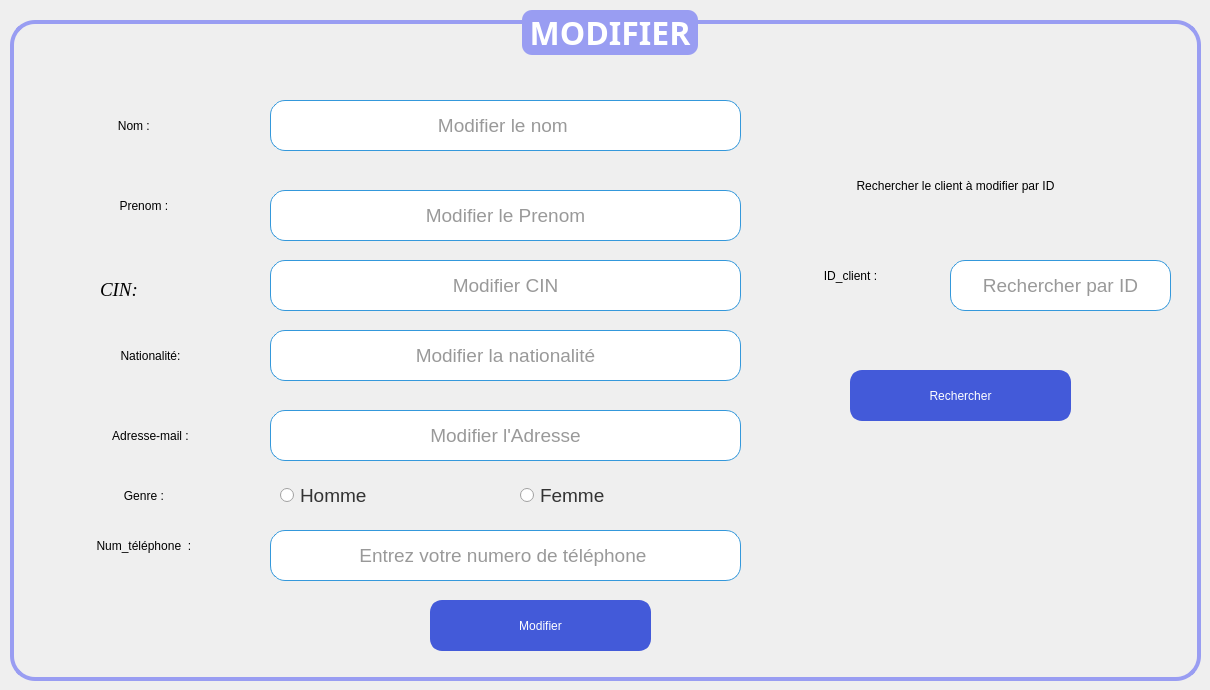
    <widget class="QWidget" name="Modifier">
     <attribute name="title">
      <string>Modifier </string>
     </attribute>
     <widget class="QGroupBox" name="groupBox_3">
      <property name="geometry">
       <rect>
        <x>10</x>
        <y>10</y>
        <width>1191</width>
        <height>671</height>
       </rect>
      </property>
      <property name="font">
       <font>
        <family>Trebuchet MS</family>
        <pointsize>24</pointsize>
        <bold>true</bold>
       </font>
      </property>
      <property name="styleSheet">
       <string notr="true">/* Style de base pour la QGroupBox */
QGroupBox {
    border: 4px solid #999DF2; /* Bordure de la même couleur que le fond du titre */
    border-radius: 25px; /* Coins arrondis */
    margin-top: 10px; /* Marge en haut */
}

/* Style du titre de la QGroupBox */
QGroupBox::title {
    subcontrol-origin: margin;
    subcontrol-position: top center;
    padding: 0 3px;
    background-color: #999DF2; /* Fond remplacé par #999DF2 */
    color: #ffffff; /* Texte blanc pour le titre */
    border-radius: 10px; /* Coins arrondis du titre */
}

/* Style des QLabel à l'intérieur de la QGroupBox */
QLabel {
    color: #000000; /* Couleur du texte */
}

/* Style des QRadioButton à l'intérieur de la QGroupBox */
QRadioButton {
    color: #333333; /* Couleur du texte */
}

/* Style des QComboBox à l'intérieur de la QGroupBox */
QComboBox {
    background-color: #ffffff; /* Fond blanc */
    color: #333333; /* Couleur du texte */
    border: 1px solid #3498db; /* Bordure bleue */
    border-radius: 3px; /* Coins arrondis */
    padding: 2px; /* Espacement interne */
}

/* Style des QLineEdit à l'intérieur de la QGroupBox */
QLineEdit {
    background-color: #ffffff; /* Fond blanc */
    color: #333333; /* Couleur du texte */
    border: 1px solid #3498db; /* Bordure bleue */
    border-radius: 3px; /* Coins arrondis */
    padding: 2px; /* Espacement interne */
}

/* Style des QSpinBox à l'intérieur de la QGroupBox */
QSpinBox {
    background-color: #ffffff; /* Fond blanc */
    color: #333333; /* Couleur du texte */
    border: 1px solid #3498db; /* Bordure bleue */
    border-radius: 3px; /* Coins arrondis */
    padding: 2px; /* Espacement interne */
}

/* Style général pour les widgets lorsqu'ils sont désactivés */
QWidget:disabled {
    background-color: #f0f0f0; /* Fond gris clair pour les widgets désactivés */
    color: #a0a0a0; /* Couleur du texte grise pour les widgets désactivés */
}</string>
      </property>
      <property name="title">
       <string>MODIFIER</string>
      </property>
      <property name="alignment">
       <set>Qt::AlignmentFlag::AlignCenter</set>
      </property>
      <widget class="QLabel" name="label_7">
       <property name="geometry">
        <rect>
         <x>60</x>
         <y>100</y>
         <width>131</width>
         <height>31</height>
        </rect>
       </property>
       <property name="styleSheet">
        <string notr="true">font: italic 14pt &quot;Times New Roman&quot;;
border-radius :15px</string>
       </property>
       <property name="text">
        <string>Nom : </string>
       </property>
       <property name="alignment">
        <set>Qt::AlignmentFlag::AlignCenter</set>
       </property>
      </widget>
      <widget class="QLabel" name="label_8">
       <property name="geometry">
        <rect>
         <x>70</x>
         <y>180</y>
         <width>131</width>
         <height>31</height>
        </rect>
       </property>
       <property name="styleSheet">
        <string notr="true">font: italic 14pt &quot;Times New Roman&quot;;
border-radius :15px</string>
       </property>
       <property name="text">
        <string>Prenom : </string>
       </property>
       <property name="alignment">
        <set>Qt::AlignmentFlag::AlignCenter</set>
       </property>
      </widget>
      <widget class="QLabel" name="label_9">
       <property name="geometry">
        <rect>
         <x>50</x>
         <y>330</y>
         <width>181</width>
         <height>31</height>
        </rect>
       </property>
       <property name="styleSheet">
        <string notr="true">font: italic 14pt &quot;Times New Roman&quot;;
border-radius :15px</string>
       </property>
       <property name="text">
        <string>Nationalité:</string>
       </property>
       <property name="alignment">
        <set>Qt::AlignmentFlag::AlignCenter</set>
       </property>
      </widget>
      <widget class="QLabel" name="label_10">
       <property name="geometry">
        <rect>
         <x>70</x>
         <y>410</y>
         <width>141</width>
         <height>31</height>
        </rect>
       </property>
       <property name="styleSheet">
        <string notr="true">font: italic 14pt &quot;Times New Roman&quot;;
border-radius :15px</string>
       </property>
       <property name="text">
        <string>Adresse-mail :</string>
       </property>
       <property name="alignment">
        <set>Qt::AlignmentFlag::AlignCenter</set>
       </property>
      </widget>
      <widget class="QLabel" name="label_11">
       <property name="geometry">
        <rect>
         <x>70</x>
         <y>470</y>
         <width>131</width>
         <height>31</height>
        </rect>
       </property>
       <property name="styleSheet">
        <string notr="true">font: italic 14pt &quot;Times New Roman&quot;;
border-radius :15px</string>
       </property>
       <property name="text">
        <string>Genre : </string>
       </property>
       <property name="alignment">
        <set>Qt::AlignmentFlag::AlignCenter</set>
       </property>
      </widget>
      <widget class="QLabel" name="label_12">
       <property name="geometry">
        <rect>
         <x>40</x>
         <y>520</y>
         <width>191</width>
         <height>31</height>
        </rect>
       </property>
       <property name="styleSheet">
        <string notr="true">font: italic 14pt &quot;Times New Roman&quot;;
border-radius :15px</string>
       </property>
       <property name="text">
        <string>Num_téléphone  : </string>
       </property>
       <property name="alignment">
        <set>Qt::AlignmentFlag::AlignCenter</set>
       </property>
      </widget>
      <widget class="QLineEdit" name="lineedit_nom_modif">
       <property name="geometry">
        <rect>
         <x>260</x>
         <y>90</y>
         <width>471</width>
         <height>51</height>
        </rect>
       </property>
       <property name="font">
        <font>
         <pointsize>14</pointsize>
        </font>
       </property>
       <property name="styleSheet">
        <string notr="true">border-radius :15px</string>
       </property>
       <property name="alignment">
        <set>Qt::AlignmentFlag::AlignCenter</set>
       </property>
       <property name="placeholderText">
        <string>Modifier le nom </string>
       </property>
      </widget>
      <widget class="QLineEdit" name="lineedit_prenom_modif">
       <property name="geometry">
        <rect>
         <x>260</x>
         <y>180</y>
         <width>471</width>
         <height>51</height>
        </rect>
       </property>
       <property name="font">
        <font>
         <pointsize>14</pointsize>
        </font>
       </property>
       <property name="styleSheet">
        <string notr="true">border-radius :15px</string>
       </property>
       <property name="alignment">
        <set>Qt::AlignmentFlag::AlignCenter</set>
       </property>
       <property name="placeholderText">
        <string>Modifier le Prenom</string>
       </property>
      </widget>
      <widget class="QLineEdit" name="lineedit_adresse_modif">
       <property name="geometry">
        <rect>
         <x>260</x>
         <y>400</y>
         <width>471</width>
         <height>51</height>
        </rect>
       </property>
       <property name="font">
        <font>
         <pointsize>14</pointsize>
        </font>
       </property>
       <property name="styleSheet">
        <string notr="true">border-radius :15px</string>
       </property>
       <property name="alignment">
        <set>Qt::AlignmentFlag::AlignCenter</set>
       </property>
       <property name="placeholderText">
        <string>Modifier l'Adresse</string>
       </property>
      </widget>
      <widget class="QLineEdit" name="lineedit_tel_modif">
       <property name="geometry">
        <rect>
         <x>260</x>
         <y>520</y>
         <width>471</width>
         <height>51</height>
        </rect>
       </property>
       <property name="font">
        <font>
         <pointsize>14</pointsize>
        </font>
       </property>
       <property name="styleSheet">
        <string notr="true">border-radius :15px</string>
       </property>
       <property name="alignment">
        <set>Qt::AlignmentFlag::AlignCenter</set>
       </property>
       <property name="placeholderText">
        <string>Entrez votre numero de téléphone </string>
       </property>
      </widget>
      <widget class="QRadioButton" name="radiobutton_homme_modif">
       <property name="geometry">
        <rect>
         <x>270</x>
         <y>470</y>
         <width>151</width>
         <height>31</height>
        </rect>
       </property>
       <property name="font">
        <font>
         <pointsize>14</pointsize>
        </font>
       </property>
       <property name="styleSheet">
        <string notr="true">border-radius :15px</string>
       </property>
       <property name="text">
        <string>Homme</string>
       </property>
      </widget>
      <widget class="QRadioButton" name="radiobutton_femme_modif">
       <property name="geometry">
        <rect>
         <x>510</x>
         <y>470</y>
         <width>151</width>
         <height>31</height>
        </rect>
       </property>
       <property name="font">
        <font>
         <pointsize>14</pointsize>
        </font>
       </property>
       <property name="styleSheet">
        <string notr="true">border-radius :15px</string>
       </property>
       <property name="text">
        <string>Femme</string>
       </property>
      </widget>
      <widget class="QPushButton" name="pushButton_modifier">
       <property name="geometry">
        <rect>
         <x>420</x>
         <y>590</y>
         <width>221</width>
         <height>51</height>
        </rect>
       </property>
       <property name="styleSheet">
        <string notr="true">/* Style de base pour le QPushButton */
QPushButton {
    background-color: #435AD9;  /* Bleu vif pour un look frais et moderne */
    color: #ffffff;              /* Texte blanc */
    border: 3px solid #435AD9;  /* Bordure de la même couleur que le fond */
    border-radius: 12px;        /* Coins arrondis */
    padding: 8px 12px;          /* Espacement interne */
    font: 75 18pt &quot;Times New Roman&quot;; /* Police en gras */
}

/* Style du QPushButton lorsqu'il est survolé */
QPushButton:hover {
    background-color: #5f7cd8;   /* Bleu plus clair au survol */
    border: 3px solid #5f7cd8;   /* Bordure de la même couleur que le fond survolé */
}

/* Style du QPushButton lorsqu'il est pressé (clic) */
QPushButton:pressed {
    background-color: #3b4fbf;   /* Bleu foncé au clic */
    border: 3px solid #3b4fbf;   /* Bordure de la même couleur que le fond pressé */
}

/* Style du QPushButton lorsqu'il est en focus (tabulation) */
QPushButton:focus {
    outline: none;               /* Supprimer le contour par défaut */
    border: 2px solid #2e8a56;  /* Bordure plus foncée lorsqu'en focus */
}

/* Style du QPushButton lorsqu'il est désactivé */
QPushButton:disabled {
    background-color: #b0b0b0;   /* Fond gris clair pour les boutons désactivés */
    color: #707070;              /* Couleur du texte grise pour les boutons désactivés */
    border: 2px solid #b0b0b0;   /* Bordure grise pour les boutons désactivés */
}

/* Style général pour les widgets lorsqu'ils sont désactivés */
QWidget:disabled {
    background-color: #f0f0f0;   /* Fond gris clair pour les widgets désactivés */
    color: #a0a0a0;              /* Couleur du texte grise pour les widgets désactivés */
}
</string>
       </property>
       <property name="text">
        <string>Modifier</string>
       </property>
      </widget>
      <widget class="QLineEdit" name="lineedit_id_modif">
       <property name="geometry">
        <rect>
         <x>940</x>
         <y>250</y>
         <width>221</width>
         <height>51</height>
        </rect>
       </property>
       <property name="font">
        <font>
         <pointsize>14</pointsize>
        </font>
       </property>
       <property name="styleSheet">
        <string notr="true">border-radius :15px</string>
       </property>
       <property name="alignment">
        <set>Qt::AlignmentFlag::AlignCenter</set>
       </property>
       <property name="placeholderText">
        <string>Rechercher par ID</string>
       </property>
      </widget>
      <widget class="QLabel" name="label_15">
       <property name="geometry">
        <rect>
         <x>770</x>
         <y>250</y>
         <width>141</width>
         <height>31</height>
        </rect>
       </property>
       <property name="styleSheet">
        <string notr="true">font: italic 14pt &quot;Times New Roman&quot;;
border-radius :15px</string>
       </property>
       <property name="text">
        <string>ID_client :</string>
       </property>
       <property name="alignment">
        <set>Qt::AlignmentFlag::AlignCenter</set>
       </property>
      </widget>
      <widget class="QLabel" name="label_16">
       <property name="geometry">
        <rect>
         <x>760</x>
         <y>160</y>
         <width>371</width>
         <height>31</height>
        </rect>
       </property>
       <property name="styleSheet">
        <string notr="true">font: italic 14pt &quot;Times New Roman&quot;;
border-radius :15px</string>
       </property>
       <property name="text">
        <string>Rechercher le client à modifier par ID</string>
       </property>
       <property name="alignment">
        <set>Qt::AlignmentFlag::AlignCenter</set>
       </property>
      </widget>
      <widget class="QPushButton" name="pushButton_rechercher2">
       <property name="geometry">
        <rect>
         <x>840</x>
         <y>360</y>
         <width>221</width>
         <height>51</height>
        </rect>
       </property>
       <property name="styleSheet">
        <string notr="true">/* Style de base pour le QPushButton */
QPushButton {
    background-color: #435AD9;  /* Bleu vif pour un look frais et moderne */
    color: #ffffff;              /* Texte blanc */
    border: 3px solid #435AD9;  /* Bordure de la même couleur que le fond */
    border-radius: 12px;        /* Coins arrondis */
    padding: 8px 12px;          /* Espacement interne */
    font: 75 18pt &quot;Times New Roman&quot;; /* Police en gras */
}

/* Style du QPushButton lorsqu'il est survolé */
QPushButton:hover {
    background-color: #5f7cd8;   /* Bleu plus clair au survol */
    border: 3px solid #5f7cd8;   /* Bordure de la même couleur que le fond survolé */
}

/* Style du QPushButton lorsqu'il est pressé (clic) */
QPushButton:pressed {
    background-color: #3b4fbf;   /* Bleu foncé au clic */
    border: 3px solid #3b4fbf;   /* Bordure de la même couleur que le fond pressé */
}

/* Style du QPushButton lorsqu'il est en focus (tabulation) */
QPushButton:focus {
    outline: none;               /* Supprimer le contour par défaut */
    border: 2px solid #2e8a56;  /* Bordure plus foncée lorsqu'en focus */
}

/* Style du QPushButton lorsqu'il est désactivé */
QPushButton:disabled {
    background-color: #b0b0b0;   /* Fond gris clair pour les boutons désactivés */
    color: #707070;              /* Couleur du texte grise pour les boutons désactivés */
    border: 2px solid #b0b0b0;   /* Bordure grise pour les boutons désactivés */
}

/* Style général pour les widgets lorsqu'ils sont désactivés */
QWidget:disabled {
    background-color: #f0f0f0;   /* Fond gris clair pour les widgets désactivés */
    color: #a0a0a0;              /* Couleur du texte grise pour les widgets désactivés */
}
</string>
       </property>
       <property name="text">
        <string>Rechercher</string>
       </property>
      </widget>
      <widget class="QLineEdit" name="lineedit_nationalite_modif">
       <property name="geometry">
        <rect>
         <x>260</x>
         <y>320</y>
         <width>471</width>
         <height>51</height>
        </rect>
       </property>
       <property name="font">
        <font>
         <pointsize>14</pointsize>
        </font>
       </property>
       <property name="styleSheet">
        <string notr="true">border-radius :15px</string>
       </property>
       <property name="alignment">
        <set>Qt::AlignmentFlag::AlignCenter</set>
       </property>
       <property name="placeholderText">
        <string>Modifier la nationalité</string>
       </property>
      </widget>
      <widget class="QLabel" name="label_26">
       <property name="geometry">
        <rect>
         <x>90</x>
         <y>270</y>
         <width>63</width>
         <height>20</height>
        </rect>
       </property>
       <property name="font">
        <font>
         <family>Times New Roman</family>
         <pointsize>14</pointsize>
         <italic>true</italic>
        </font>
       </property>
       <property name="text">
        <string>CIN:</string>
       </property>
      </widget>
      <widget class="QLineEdit" name="lineedit_cin_modif">
       <property name="geometry">
        <rect>
         <x>260</x>
         <y>250</y>
         <width>471</width>
         <height>51</height>
        </rect>
       </property>
       <property name="font">
        <font>
         <pointsize>14</pointsize>
        </font>
       </property>
       <property name="styleSheet">
        <string notr="true">border-radius :15px</string>
       </property>
       <property name="alignment">
        <set>Qt::AlignmentFlag::AlignCenter</set>
       </property>
       <property name="placeholderText">
        <string>Modifier CIN</string>
       </property>
      </widget>
     </widget>
    </widget>
